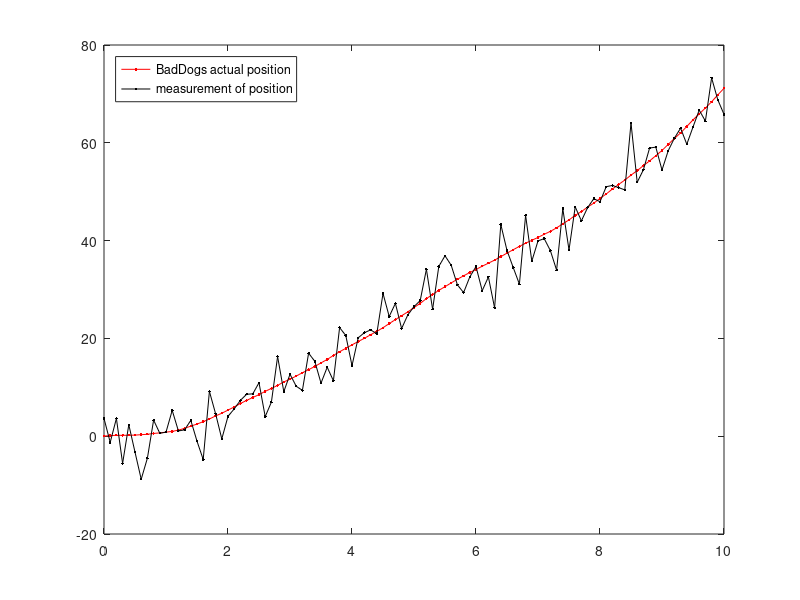
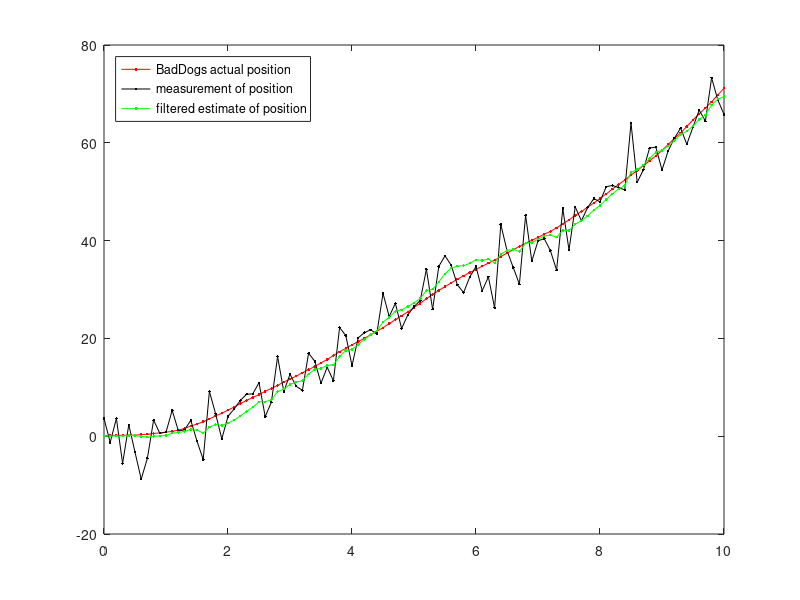

Here is the MATLAB script that generated these plots, in order:
%%%%%%%%%%%%%%%%%%%%%%%%%%%%%%%%%%%%%%%%%%
% 1D Kalman filter: Bad Dog Kalman! example
% Martin J. Pearson
% Probabilistic Robotics, UWE
%%%%%%%%%%%%%%%%%%%%%%%%%%%%%%%%%%%%%%%%%
%%
duration   = 10;	% time of simulation (seconds)
dt 	       = 0.1;	% time step of simulation (seconds)
measnoise  = 4; 	% position measurement noise (metres)
accelnoise = 5; 	% acceleration noise (metres/sec^2)
u	       = 1;		% accelerator pedal flat to the floor!


A    = [1 dt; 0 1]; 	% transition matrix
B    = [dt^2/2; dt]; 	% input matrix
C    = [1 0]; 		    % transformation matrix
x    = [0; 0]; 		    % initial state vector [position; velocity]
xhat = x; 		        % initial state estimate
z    = 0;		        % observation [position]

Q = measnoise^2; 					% measurement error covariance
R = accelnoise^2 * [dt^4/4 dt^3/2; dt^3/2 dt^2]; 	% process noise cov
P = R; 							% initial estimation covariance

% Initialize arrays for later plotting.
pos 	= []; % true position 
poshat 	= []; % estimated position 
posmeas = []; % measured position 
vel 	= []; % true velocity 
velhat 	= []; % estimated velocity 
time    = []; % accumulated time for plots


%% Generate noisy motion and measurements
for t = 0 : dt: duration

    % Generate the actual motion of BadDog
    varepsilon = accelnoise * [(dt^2/2)*randn; dt*randn];
    x = A*x + B*u + varepsilon;

    % Generate AngryMan measurements of BadDog
    sigma = measnoise * randn;
    z = C*x + sigma;

    % save state and observations
    pos     = [pos; x(1)];
    posmeas = [posmeas; z];
    vel     = [vel; x(2)];
    time    = [time; t];
end

figure(1)
clf;
plot(time,pos,'-r.')
hold on
plot(time,posmeas,'-k.')
legend('BadDogs actual position', 'measurement of position', 'Location', 'northwest');

%%%%%%%%%%%%%%%%%%%%%%%%%%%%%%%%%%%%%%%%%%%%%%%%%%%%%%%%%%%%%%%%%%%%%%%%%%
%% Kalman filtering

x    = [0; 0]; 		% re-initialise state
xhat = x; 		% initial state estimate

predict_state = [];
predict_var   = [];

pos_estimate  = [];
vel_estimate  = [];
P_mag_estimate= [];


for t = 1:length(pos)
    % Predict next state of Bad Dog with the last state and predicted motion.
    xhat = A*xhat + B*u;
    predict_state = [predict_state; xhat(1)] ;

    %predict next covariance
    P = A*P*A' + R;
    predict_var = [predict_var; P] ;

    % Kalman Gain
    K = P*C'*inv(C*P*C'+Q);

    % Update the state estimate.
    xhat = xhat + K * (posmeas(t) - C*xhat);

    % update covariance estimation.
    P =  (eye(2)-K*C)*P;

    %Store for plotting
    pos_estimate = [pos_estimate; xhat(1)];
    vel_estimate = [vel_estimate; xhat(2)];
    P_mag_estimate = [P_mag_estimate; P(1)];
end

 figure(2);
 plot(time,pos,'-r.',time,posmeas,'-k.', time,pos_estimate,'-g.');
 legend('BadDogs actual position', 'measurement of position', 'filtered estimate of position', 'Location', 'northwest');

%% 
% %%%%%%%%%%%%%%%%%%%%%%%%%%%%%%%%%%%%%%%%%%%%%%%%%%%%%%%%%%%%%%%%%%%%%%%%
% %%% plot the evolution of the distributions
% figure(3);
% clf
% x = -5:.01:round(max(posmeas));  % range along x axis
% for T = 1:length(pos_estimate)
% 
%    
%     % predicted next position of BadDog    
%     mu = predict_state(T); 	% mean
%     sigma = predict_var(T); 	% standard deviation
%     y = normpdf(x,mu,sigma); 	% pdf
%     if max(y)>0
%      y = y/(max(y));		
%     end
%     subplot(2,2,[1 2])
%     cla;
%     plot(x,y,'m');
%     hold on %clf
% 
%     subplot(2,2,3)
%     cla;
%     plot(x,y,'m');
%     hold on 	
% 
%     % measurements taken by AngryMan
%     mu = posmeas(T); 		% mean
%     sigma = measnoise; 		% standard deviation
%     y = normpdf(x,mu,sigma); 	% pdf
%     if max(y)>0
%      y = y/(max(y));
%     end
%     
%     subplot(2,2,[1 2])
%     plot(x,y,'k'); 
% 
%     subplot(2,2,3)
%     plot(x,y,'k'); 
%    
%     % combined position estimate
%     mu = pos_estimate(T); 	% mean
%     sigma = P_mag_estimate(T); 	% standard deviation
%     y = normpdf(x,mu,sigma); 	% pdf
%     if max(y)>0
%      y = y/(max(y));
%     end
%     subplot(2,2,[1 2])
%     plot(x,y,'g'); 
%     axis([pos_estimate(T)-1 pos_estimate(T)+1 0 1]);
% 
%     subplot(2,2,3)
%     plot(x,y,'g'); 
%    
% 
%     % actual position of BadDog
%     subplot(2,2,[1 2])
%     line([pos(T);pos(T)],[0;1],'linewidth',2,'color','b');
%     axis([pos(T)-1 pos(T)+1 0 1]);
%     legend('state predicted','measurement','state estimate','BadDogs actual position')
% 
%     subplot(2,2,3)
%     line([pos(T);pos(T)],[0;1],'linewidth',2,'color','b');
%     xlabel('Position');
%     axis([-5 round(max(posmeas))+5 0 1])
%     
%     % plot position against time for reference
%     subplot(2,2,4)
%     plot(time(T),pos(T),'-r.',time(T),posmeas(T),'-k.', time(T),pos_estimate(T),'-g.');
%     hold on
%     axis([0 duration 0 round(max(posmeas))])
%     pause(0.1)
% end
